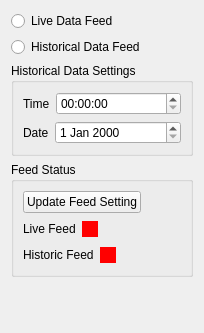
      <widget class="QWidget" name="tab_feed">
       <attribute name="title">
        <string>Feed</string>
       </attribute>
       <layout class="QVBoxLayout" name="verticalLayout_16">
        <item>
         <layout class="QVBoxLayout" name="verticalLayout_13">
          <property name="bottomMargin">
           <number>5</number>
          </property>
          <item>
           <layout class="QHBoxLayout" name="horizontalLayout_10">
            <item>
             <widget class="QRadioButton" name="radioButton_2">
              <property name="text">
               <string>Live Data Feed</string>
              </property>
             </widget>
            </item>
            <item>
             <spacer name="horizontalSpacer_2">
              <property name="orientation">
               <enum>Qt::Horizontal</enum>
              </property>
              <property name="sizeHint" stdset="0">
               <size>
                <width>40</width>
                <height>20</height>
               </size>
              </property>
             </spacer>
            </item>
           </layout>
          </item>
          <item>
           <widget class="QRadioButton" name="radioButton_4">
            <property name="text">
             <string>Historical Data Feed</string>
            </property>
           </widget>
          </item>
          <item>
           <widget class="QGroupBox" name="groupBox_3">
            <property name="title">
             <string>Historical Data Settings</string>
            </property>
            <layout class="QVBoxLayout" name="verticalLayout_14">
             <item>
              <layout class="QHBoxLayout" name="horizontalLayout_9">
               <property name="sizeConstraint">
                <enum>QLayout::SetDefaultConstraint</enum>
               </property>
               <item>
                <widget class="QLabel" name="label_8">
                 <property name="text">
                  <string>Time</string>
                 </property>
                </widget>
               </item>
               <item>
                <widget class="QTimeEdit" name="timeEdit">
                 <property name="sizePolicy">
                  <sizepolicy hsizetype="Expanding" vsizetype="Fixed">
                   <horstretch>0</horstretch>
                   <verstretch>0</verstretch>
                  </sizepolicy>
                 </property>
                </widget>
               </item>
              </layout>
             </item>
             <item>
              <layout class="QHBoxLayout" name="horizontalLayout_8">
               <item>
                <widget class="QLabel" name="label_9">
                 <property name="text">
                  <string>Date</string>
                 </property>
                </widget>
               </item>
               <item>
                <widget class="QDateEdit" name="dateEdit">
                 <property name="sizePolicy">
                  <sizepolicy hsizetype="Expanding" vsizetype="Fixed">
                   <horstretch>0</horstretch>
                   <verstretch>0</verstretch>
                  </sizepolicy>
                 </property>
                </widget>
               </item>
              </layout>
             </item>
            </layout>
           </widget>
          </item>
          <item>
           <widget class="QGroupBox" name="groupBox_4">
            <property name="title">
             <string>Feed Status</string>
            </property>
            <layout class="QVBoxLayout" name="verticalLayout_15">
             <item>
              <layout class="QHBoxLayout" name="horizontalLayout_11">
               <item>
                <widget class="QPushButton" name="pushButton">
                 <property name="text">
                  <string>Update Feed Setting</string>
                 </property>
                </widget>
               </item>
               <item>
                <spacer name="horizontalSpacer_5">
                 <property name="orientation">
                  <enum>Qt::Horizontal</enum>
                 </property>
                 <property name="sizeHint" stdset="0">
                  <size>
                   <width>40</width>
                   <height>20</height>
                  </size>
                 </property>
                </spacer>
               </item>
              </layout>
             </item>
             <item>
              <layout class="QHBoxLayout" name="horizontalLayout_12">
               <item>
                <widget class="QLabel" name="label_11">
                 <property name="text">
                  <string>Live Feed</string>
                 </property>
                </widget>
               </item>
               <item>
                <widget class="QPushButton" name="pushButton_10">
                 <property name="enabled">
                  <bool>false</bool>
                 </property>
                 <property name="minimumSize">
                  <size>
                   <width>16</width>
                   <height>16</height>
                  </size>
                 </property>
                 <property name="maximumSize">
                  <size>
                   <width>16</width>
                   <height>16</height>
                  </size>
                 </property>
                 <property name="autoFillBackground">
                  <bool>false</bool>
                 </property>
                 <property name="styleSheet">
                  <string notr="true">QPushButton{ 
background-color: red; border: none; 
}
QPushButton:pressed{ 
background-color: blue; border: none; 
}

</string>
                 </property>
                 <property name="text">
                  <string/>
                 </property>
                </widget>
               </item>
               <item>
                <spacer name="horizontalSpacer_3">
                 <property name="orientation">
                  <enum>Qt::Horizontal</enum>
                 </property>
                 <property name="sizeHint" stdset="0">
                  <size>
                   <width>40</width>
                   <height>20</height>
                  </size>
                 </property>
                </spacer>
               </item>
              </layout>
             </item>
             <item>
              <layout class="QHBoxLayout" name="horizontalLayout_13">
               <item>
                <widget class="QLabel" name="label_10">
                 <property name="text">
                  <string>Historic Feed</string>
                 </property>
                </widget>
               </item>
               <item>
                <widget class="QPushButton" name="pushButton_11">
                 <property name="enabled">
                  <bool>false</bool>
                 </property>
                 <property name="minimumSize">
                  <size>
                   <width>16</width>
                   <height>16</height>
                  </size>
                 </property>
                 <property name="maximumSize">
                  <size>
                   <width>16</width>
                   <height>16</height>
                  </size>
                 </property>
                 <property name="autoFillBackground">
                  <bool>false</bool>
                 </property>
                 <property name="styleSheet">
                  <string notr="true">QPushButton{ 
background-color: red; border: none; 
}
QPushButton:pressed{ 
background-color: blue; border: none; 
}

</string>
                 </property>
                 <property name="text">
                  <string/>
                 </property>
                </widget>
               </item>
               <item>
                <spacer name="horizontalSpacer_4">
                 <property name="orientation">
                  <enum>Qt::Horizontal</enum>
                 </property>
                 <property name="sizeHint" stdset="0">
                  <size>
                   <width>40</width>
                   <height>20</height>
                  </size>
                 </property>
                </spacer>
               </item>
              </layout>
             </item>
            </layout>
           </widget>
          </item>
          <item>
           <spacer name="verticalSpacer_4">
            <property name="orientation">
             <enum>Qt::Vertical</enum>
            </property>
            <property name="sizeHint" stdset="0">
             <size>
              <width>20</width>
              <height>40</height>
             </size>
            </property>
           </spacer>
          </item>
         </layout>
        </item>
       </layout>
      </widget>
